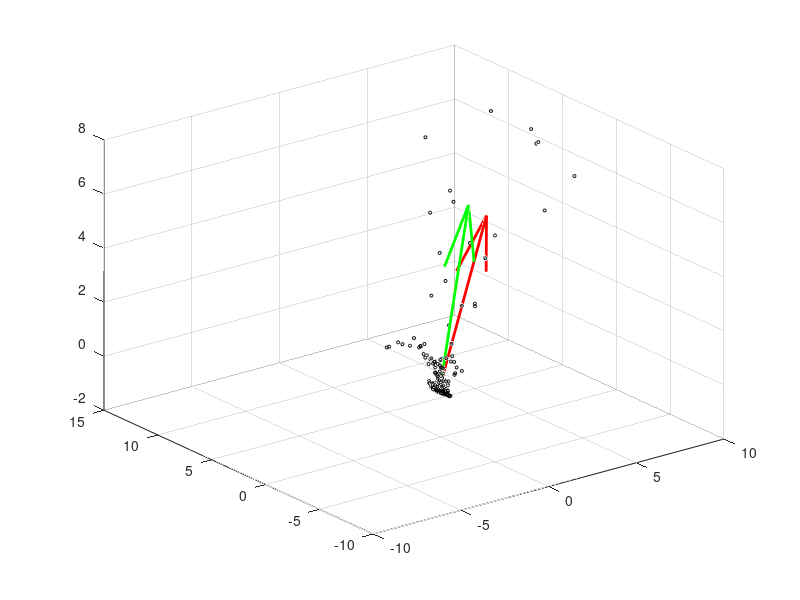

Source code (MATLAB): (Note: this script raises an error after producing the figure.)
%% B.1.a

% Load datasets
% ALL DATA
% cylinder_normal = load('Data_set/cylinder_papillarray_single.mat');
% cylinder_rubber = load('Data_set/cylinder_rubber_papillarray_single.mat');
% cylinder_TPU = load('Data_set/cylinder_TPU_papillarray_single.mat');


% PEAK DATA
cylinder_normal = load('Peak_Data/cylinder_peak_data.mat');
cylinder_rubber = load('Peak_Data/cylinder_rubber_peak_data.mat');
cylinder_TPU = load('Peak_Data/cylinder_TPU_peak_data.mat');

% Extract the force data for the middle papilla , P4: columns 10-12
% ALL DATA
% force_cylinder = cylinder_normal.sensor_matrices_force(:, 10:12);
% force_rubber = cylinder_rubber.sensor_matrices_force(:, 10:12); 
% force_TPU = cylinder_TPU.sensor_matrices_force(:, 10:12);  

% PEAK DATA
force_cylinder = cylinder_normal.peak_tactile_force(:, 10:12);
force_rubber = cylinder_rubber.peak_tactile_force(:, 10:12); 
force_TPU = cylinder_TPU.peak_tactile_force(:, 10:12); 

% Combine data and standardise the data
combined_force = [force_cylinder; force_rubber; force_TPU];
standardized_data = (combined_force - mean(combined_force)) ./ std(combined_force);

% PCA
[coeff, score, latent, ~, explained] = pca(standardized_data);

figure;
scatter3(standardized_data(:, 1), standardized_data(:, 2), standardized_data(:, 3), 5, 'k'); % Smaller dots
hold on;
quiver3(0, 0, 0, coeff(1, 1) * 10, coeff(2, 1) * 10, coeff(3, 1) * 10, 'r', 'LineWidth', 2); % PC1
quiver3(0, 0, 0, coeff(1, 2) * 10, coeff(2, 2) * 10, coeff(3, 2) * 10, 'g', 'LineWidth', 2); % PC2
quiver3(0, 0, 0, coeff(1, 3) * 10, coeff(2, 3) * 10, 'b', 'LineWidth', 2); % PC3
xlabel('Force X'); ylabel('Force Y'); zlabel('Force Z');
title('Standardized Data with Principal Components');
legend({'Data', 'PC1', 'PC2', 'PC3'}, 'Location', 'best');

%% B.1.b
reduced_data = score(:, 1:2); % Use the first two principal components
figure;
scatter(reduced_data(1:size(force_cylinder, 1), 1), reduced_data(1:size(force_cylinder, 1), 2), 'r');
hold on;
scatter(reduced_data(size(force_cylinder, 1)+1:size(force_cylinder, 1)+size(force_rubber, 1), 1), ...
        reduced_data(size(force_cylinder, 1)+1:size(force_cylinder, 1)+size(force_rubber, 1), 2), 'g');
scatter(reduced_data(size(force_cylinder, 1)+size(force_rubber, 1)+1:end, 1), ...
        reduced_data(size(force_cylinder, 1)+size(force_rubber, 1)+1:end, 2), 'b');
xlabel('PC1'); ylabel('PC2');
title('Data Reduced to 2D using PCA');
legend({'Cylinder', 'Rubber', 'TPU'}, 'Location', 'best');

%% B.1.c
figure;

numPCs = size(score, 2); 

for i = 1:numPCs
    subplot(numPCs, 1, i);
    scatter(score(:, i), i * ones(size(score(:, i))), 'k', '.'); 
    ylabel(['PC', num2str(i)]);
    xlim([min(score(:, i)) - 1, max(score(:, i)) + 1]); % Adjust x-axis limits
    if i == 1
        title('Data Distribution Across Principal Components');
    end
end

xlabel('Value of Principal Component');

% Display explained variance
disp('Explained Variance (%) by Principal Components:');
disp(explained);

